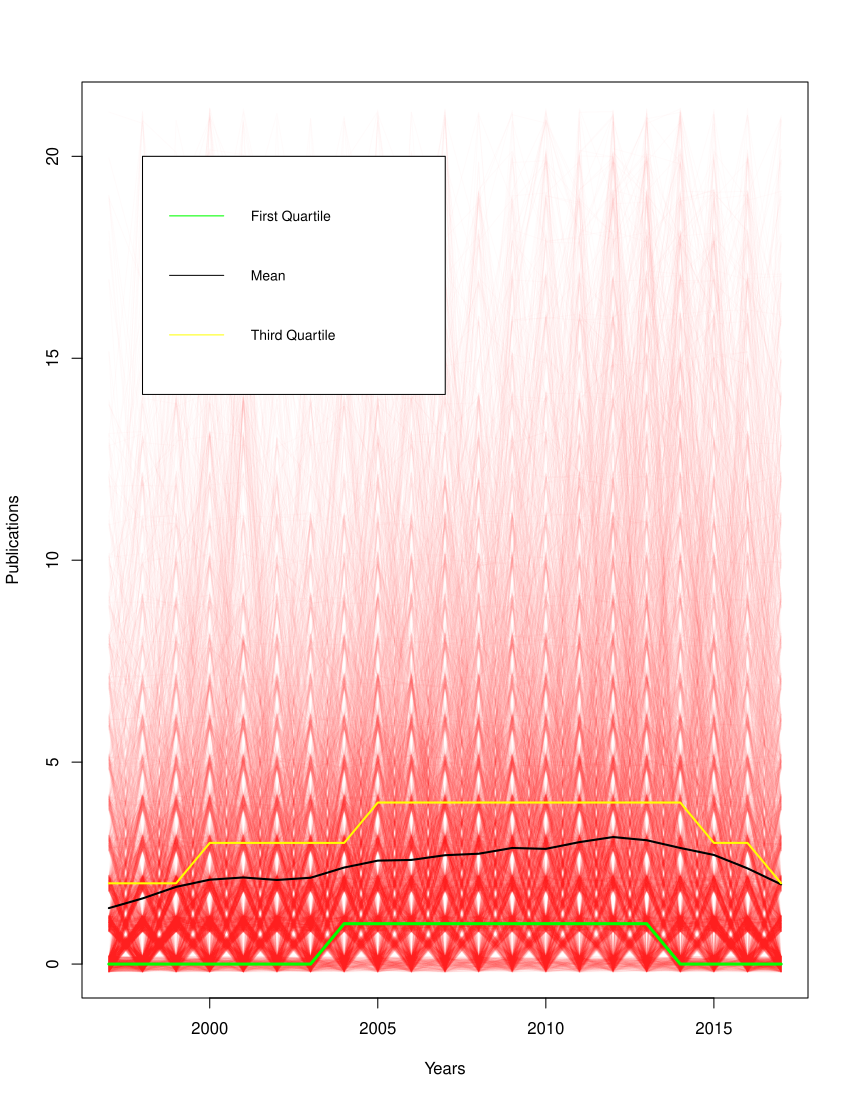

Recreate this plot in R.
df = read.csv("C:/Users/amitd/Desktop/FA/intersectedAuthors.csv")


length(colnames(df))

x <- as.numeric(gsub("X", "",colnames(df)[-1]))


M <- as.matrix(df[,2:22])
range(M)

length(x)
dim(M)

plot(x, seq(from=0, to = max(M), length.out = length(x)), type = "n",xlab = "Years", ylab = "Publications")

for (i in 1:nrow(M)) {
  lines(x, jitter(M[i, ]), col = rgb(1,0,0,alpha = .015))
}

lines(x, colMeans(M), col = "black", lwd = 2)

##########First Quartile#######

firstquartile = c()
for (i in 1:ncol(M)) {
  firstquartile[i] <- quantile(M[,i], probs = 0.25, na.rm = FALSE)
  }
lines(x, firstquartile, col = "green", lwd = 3)

###########Third Quartile######

thirdquartile = c()
for (i in 1:ncol(M)) {
  thirdquartile[i] <- quantile(M[,i], probs = 0.75, na.rm = FALSE)
}
lines(x, thirdquartile, col = "yellow", lwd = 2)

legend(1998, 20, legend=c("First Quartile", "Mean","Third Quartile"),
       col=c("green", "black","yellow"), lty=1, cex=0.8)

firstquartile
thirdquartile
summary(M[,1])


#################################################################################################################



install.packages("matrixStats")
library(matrixStats)
stdev = colSds(M)

df1 = read.csv("C:/Users/amitd/Desktop/FA/newsample.csv")
df1

length(colnames(df1))

x <- c(1997,1998,1999,2000,2001,2002,2003,2004,2005,2006,2007,2008,2009,2010,2011,2012,2013,2014,2015,2016,2017)

Mat <- as.matrix(df1[,2:23])
range(Mat)

length(x)
dim(Mat)

plot(x, seq(from=0, to = 21, length.out = length(x)), type = "n",xlab = "Years", ylab = "Publications")

for (i in 1:nrow(Mat)) {
  lines(x, Mat[i,-22 ], col = ifelse(Mat[i,22] <= 1,rgb(1,0,0,alpha = .2),ifelse(Mat[i,22] >= 3.285714,rgb(0.15,0.25,0.36,alpha = .2),rgb(0.22,1.00,0.35,alpha = .3))))
}
